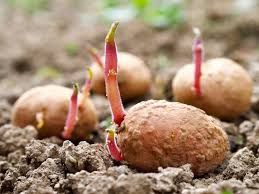
#> input picture week1/image.png, 259 x 194 px, given in place of rgb.png, which was not available
$ python week2.py   (older library calls are emulated)
#> lines starting #> are read from the running program, lines starting #| are printed output that depends on the picture; after the words box and inside, x2 and y2 are one past the last pixel; in counts of white or black regions, pixels touching at a corner belong together; pictures that were not available may be replaced by others from this repository, and a replacement may not be noted
import cv2
import matplotlib.pyplot as plt

"""
pip install --no-cache-dir opencv-python
to install fresh from the internet ignoring cache.
"""

image_path_1 = "week3/image.png"
image_path_2 = "week3/rgb.png"
orignal_image = cv2.imread(image_path_2, cv2.COLOR_BGR2RGB)
#> orignal_image is the input picture: shape (194, 259, 3); mean B, G, R 112.1, 136, 163.6
gray_scale = cv2.cvtColor(orignal_image, cv2.COLOR_BGR2GRAY)
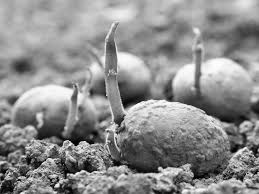
#> gray_scale: shape (194, 259); min 2, max 254, mean 141.5
# orignal_image = cv2.imread(image_path_2, cv2.IMREAD_UNCHANGED)

sobel_x = cv2.Sobel(gray_scale, cv2.CV_64F, 1, 0, ksize=3)
sobel_y = cv2.Sobel(gray_scale, cv2.CV_64F, 0, 1, ksize=3)
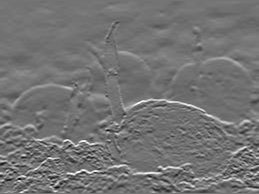
#> sobel_y: shape (194, 259) float64; min -722, max 859, mean -2.8; drawn with min black and max white

sobel_x = cv2.Sobel(orignal_image, cv2.CV_64F, 1, 0, ksize=3)
#> sobel_x: shape (194, 259, 3) float64
sobel_y = cv2.Sobel(orignal_image, cv2.CV_64F, 0, 1, ksize=3)
#> sobel_y: shape (194, 259, 3) float64

sobel_x = cv2.convertScaleAbs(sobel_x)
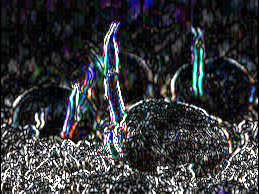
#> sobel_x: shape (194, 259, 3); mean B, G, R 58.7, 55.7, 54.1
sobel_y = cv2.convertScaleAbs(sobel_y)
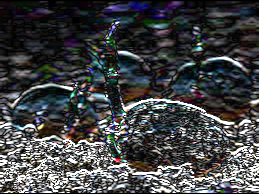
#> sobel_y: shape (194, 259, 3); mean B, G, R 69.8, 67.8, 66.4
combined = cv2.addWeighted(sobel_x, 0.5, sobel_y, 0.5, 0)
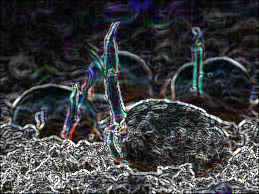
#> combined: shape (194, 259, 3); mean B, G, R 64.2, 61.7, 60.3

orignal_image_shape = orignal_image.shape  # (4808, 3408, 3)
#> orignal_image_shape = (194, 259, 3)
# (4808, 3408, 4) if image is read with cv2.IMREAD_UNCHANGED
print(
    "shape", orignal_image_shape, "\n", gray_scale.shape
)  #  (4808, 3408) for grayscale
#| shape (194, 259, 3)
#|  (194, 259)

cv2.namedWindow("Orignal Image", cv2.WINDOW_NORMAL)

# cv2.imshow("Orignal Image", orignal_image)
cv2.imshow("Orignal Image", gray_scale)

# Binarization
_, threshold = cv2.threshold(gray_scale, 127, 255, cv2.THRESH_BINARY_INV)
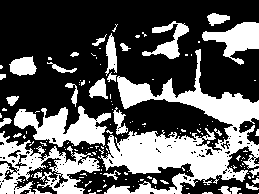
#> threshold: shape (194, 259); 35.6% white; 161 white regions (131 under 20 px), largest, box (x1, y1, x2, y2) and area: (98, 49, 259, 194) 8448, (0, 131, 100, 194) 2702, (14, 106, 111, 147) 2107
cv2.namedWindow("Threshold Image", cv2.WINDOW_NORMAL)
cv2.imshow("Threshold Image", threshold)

resized_image = cv2.resize(orignal_image, (300, 300))
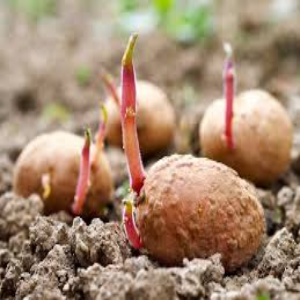
#> resized_image: shape (300, 300, 3); mean B, G, R 112, 135.9, 163.5
cv2.namedWindow("Resized Image", cv2.WINDOW_NORMAL)
cv2.imshow("Resized Image", resized_image)

# plt.imshow("Orignal Image" , cv2.WINDOW_NORMAL)
# plt.title("Orignal (Possible BGR)")
# plt.show()

cv2.waitKey(0)
cv2.destroyWindow("Orignal Image")

$ run again, on week4/image.png
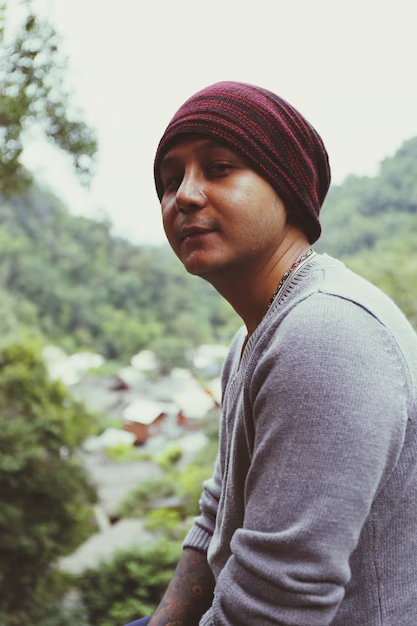
#> input picture week4/image.png, 417 x 626 px, given in place of rgb.png, which was not available
#> orignal_image is the input picture: shape (626, 417, 3); mean B, G, R 142.8, 152.4, 152.8
#| shape (626, 417, 3)
#|  (626, 417)
#> `_, threshold = cv2.threshold(gray_scale, 127, 255, cv2.THRESH_BINARY_I..`:
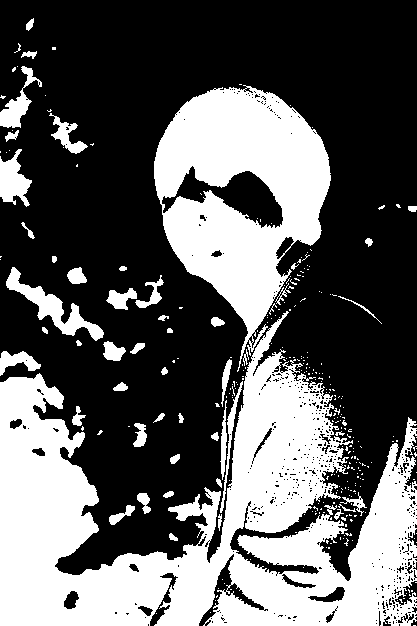
#> threshold: shape (626, 417); 37.2% white; 307 white regions (256 under 20 px), largest, box (x1, y1, x2, y2) and area: (0, 311, 417, 626) 61176, (154, 85, 331, 372) 25827, (6, 267, 104, 341) 1771
#> `resized_image = cv2.resize(orignal_image, (300, 300))`:
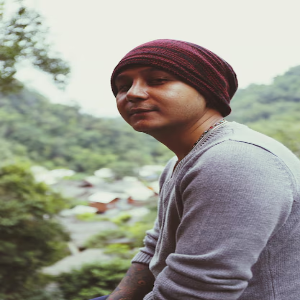
#> resized_image: shape (300, 300, 3); mean B, G, R 142.7, 152.3, 152.7
